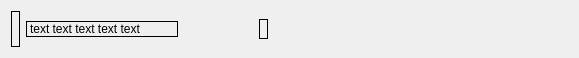
<?xml version="1.0" encoding="UTF-8"?>
<ui version="4.0">
 <class>ranking_menu_item</class>
 <widget class="QWidget" name="ranking_menu_item">
  <property name="geometry">
   <rect>
    <x>0</x>
    <y>0</y>
    <width>579</width>
    <height>58</height>
   </rect>
  </property>
  <property name="sizePolicy">
   <sizepolicy hsizetype="Fixed" vsizetype="Fixed">
    <horstretch>0</horstretch>
    <verstretch>0</verstretch>
   </sizepolicy>
  </property>
  <property name="windowTitle">
   <string>Form</string>
  </property>
  <layout class="QHBoxLayout" name="horizontalLayout_2">
   <item>
    <layout class="QHBoxLayout" name="main_layout">
     <item>
      <widget class="QLabel" name="logo_label">
       <property name="sizePolicy">
        <sizepolicy hsizetype="Fixed" vsizetype="Fixed">
         <horstretch>0</horstretch>
         <verstretch>0</verstretch>
        </sizepolicy>
       </property>
       <property name="minimumSize">
        <size>
         <width>0</width>
         <height>0</height>
        </size>
       </property>
       <property name="maximumSize">
        <size>
         <width>40</width>
         <height>40</height>
        </size>
       </property>
       <property name="baseSize">
        <size>
         <width>40</width>
         <height>40</height>
        </size>
       </property>
       <property name="styleSheet">
        <string notr="true">border: 1px solid black</string>
       </property>
       <property name="frameShadow">
        <enum>QFrame::Shadow::Plain</enum>
       </property>
       <property name="text">
        <string/>
       </property>
       <property name="pixmap">
        <pixmap resource="resources.qrc">:/images/heart_logos/empty_heart.svg</pixmap>
       </property>
       <property name="scaledContents">
        <bool>true</bool>
       </property>
       <property name="alignment">
        <set>Qt::AlignmentFlag::AlignCenter</set>
       </property>
      </widget>
     </item>
     <item>
      <widget class="QLabel" name="contest_name_label">
       <property name="sizePolicy">
        <sizepolicy hsizetype="Expanding" vsizetype="Fixed">
         <horstretch>0</horstretch>
         <verstretch>0</verstretch>
        </sizepolicy>
       </property>
       <property name="minimumSize">
        <size>
         <width>0</width>
         <height>0</height>
        </size>
       </property>
       <property name="maximumSize">
        <size>
         <width>400</width>
         <height>16777215</height>
        </size>
       </property>
       <property name="styleSheet">
        <string notr="true">border: 1px solid black</string>
       </property>
       <property name="text">
        <string>text text text text text</string>
       </property>
      </widget>
     </item>
     <item>
      <spacer name="name_submitted_spacer">
       <property name="orientation">
        <enum>Qt::Orientation::Horizontal</enum>
       </property>
       <property name="sizeType">
        <enum>QSizePolicy::Policy::Fixed</enum>
       </property>
       <property name="sizeHint" stdset="0">
        <size>
         <width>75</width>
         <height>20</height>
        </size>
       </property>
      </spacer>
     </item>
     <item>
      <widget class="QLabel" name="submitted_label">
       <property name="sizePolicy">
        <sizepolicy hsizetype="Fixed" vsizetype="Fixed">
         <horstretch>0</horstretch>
         <verstretch>0</verstretch>
        </sizepolicy>
       </property>
       <property name="maximumSize">
        <size>
         <width>20</width>
         <height>20</height>
        </size>
       </property>
       <property name="styleSheet">
        <string notr="true">border: 1px solid black</string>
       </property>
       <property name="text">
        <string/>
       </property>
       <property name="pixmap">
        <pixmap resource="resources.qrc">:/images/close_icon.png</pixmap>
       </property>
       <property name="scaledContents">
        <bool>true</bool>
       </property>
      </widget>
     </item>
    </layout>
   </item>
   <item>
    <spacer name="right_spacer">
     <property name="orientation">
      <enum>Qt::Orientation::Horizontal</enum>
     </property>
     <property name="sizeType">
      <enum>QSizePolicy::Policy::Expanding</enum>
     </property>
     <property name="sizeHint" stdset="0">
      <size>
       <width>300</width>
       <height>20</height>
      </size>
     </property>
    </spacer>
   </item>
  </layout>
 </widget>
 <resources>
  <include location="resources.qrc"/>
 </resources>
 <connections/>
</ui>
